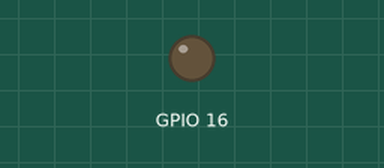
Bench run of a sketch on a simulated ESP8266 (NodeMCU). Shown: output pins drawn as LEDs (lit = HIGH).

Above: at 0.1 s.
At 2.2 s:
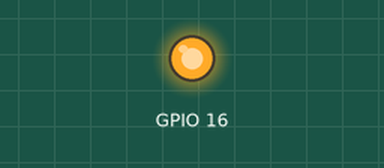
Timing chart, 0 to 3.9 s (numbered marks = the images above):
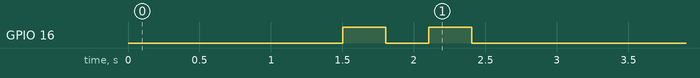

The sketch:

rx.ino
```cpp
/****************************************
 * Include Libraries
 ****************************************/
#include "UbidotsESPMQTT.h"

/****************************************
 * Define Constants
 ****************************************/
#define TOKEN "BBFF-Uwy4vl7oGuHe5EKmHsUgknC7AWiY2x" // Your Ubidots TOKEN
#define WIFINAME "Mu" //Your SSID
#define WIFIPASS "0909039109" // Your Wifi Pass

Ubidots client(TOKEN);

/****************************************
 * Auxiliar Functions
 ****************************************/

void callback(char* topic, byte* payload, unsigned int length) {
  Serial.print("Message arrived [");
  Serial.print(topic);
  Serial.print("] ");
  for (int i=0;i<length;i++) {
    Serial.print((char)payload[i]);
  }
  if ((char)payload[0]=='1'){
    digitalWrite(16, HIGH);
  }
  else{
    digitalWrite(16, LOW);
  }
  Serial.println();
}

/****************************************
 * Main Functions
 ****************************************/

void setup()
{
  // put your setup code here, to run once:
  Serial.begin(115200);
  client.setDebug(true); // Pass a true or false bool value to activate debug messages
  client.wifiConnection(WIFINAME, WIFIPASS);
  client.begin(callback);
  pinMode(16, OUTPUT);
  client.ubidotsSubscribe("esp8266","temperature"); //Insert the dataSource and Variable's Labels
  digitalWrite(16, HIGH);
  delay(300);
  digitalWrite(16, LOW);
  delay(300);
  digitalWrite(16, HIGH);
  delay(300);
  digitalWrite(16, LOW);
  delay(300);
  }

void loop() {
  // put your main code here, to run repeatedly:
  if(!client.connected()){
      client.reconnect();
      client.ubidotsSubscribe("esp8266","temperature"); //Insert the dataSource and Variable's Labels
      }
  client.add("var_temp", 10);
  client.ubidotsPublish("TEMPERATURA");
  client.loop();
  }
```
